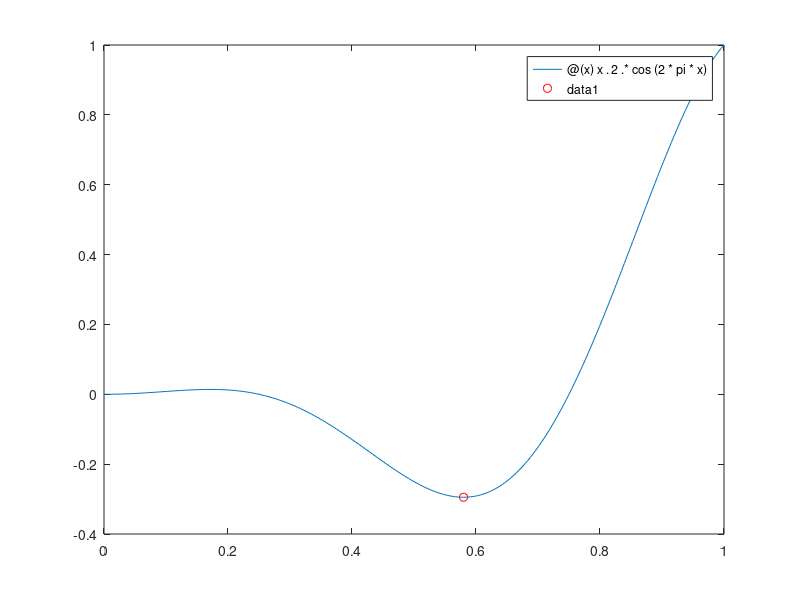

Source code (MATLAB):
%% Define the function
f = @(x) x.^2 .* cos(2*pi*x);

%% Minimize in the interval [0, 1]
[x_min, y_min] = fminbnd(f, 0, 1);

%% Plot the function (simple)
fplot(f, [0 1])
hold on
plot(x_min, y_min, 'ro')   % mark the minimum point
hold off

%% Show results
fprintf('Minimum x = %.6f\n', x_min);
fprintf('Minimum y = %.6f\n', y_min);

% Minimum x = 0.579900
% Minimum y = -0.294790
